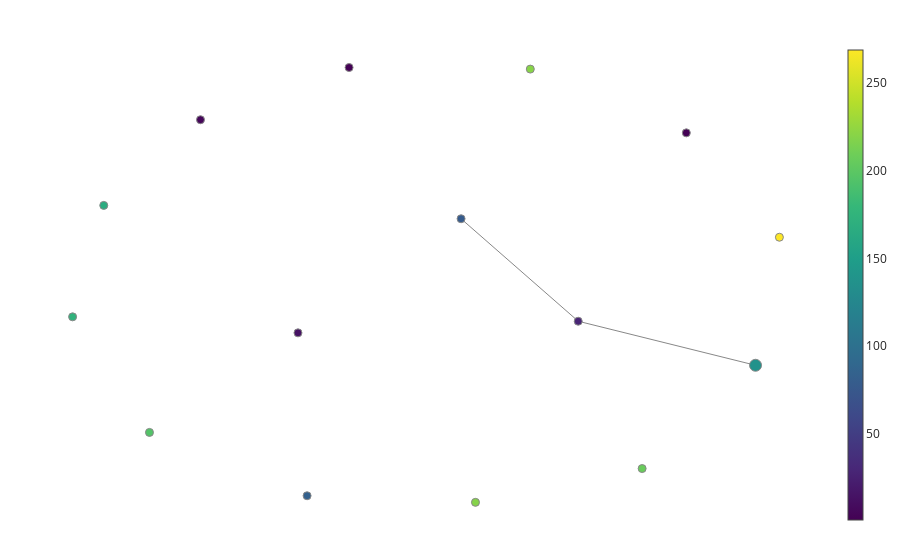

The cell this chart's notebook holds for it:
### Code cell
import gtda.mapper as map
import sklearn.cluster as cluster


filter_func = l1_norm_trans
cover = map.OneDimensionalCover(kind='uniform', n_intervals=10, overlap_frac=0.35)
clusterer = cluster.DBSCAN()

pipe = map.make_mapper_pipeline(
    filter_func=filter_func,
    cover=cover,
    clusterer=None,
    verbose=False,
    n_jobs=1,
)

fig = map.plot_static_mapper_graph(pipe, df_codes_array)
fig.show(config={'scrollZoom': True})

### Figure 1 — Plotly figure (JSON) as saved in the notebook; plotly's stock layout.template omitted (floating-point values rounded to 4 significant figures)
{"data": [{"hoverinfo": "none", "line": {"color": "#888", "width": 1}, "mode": "lines", "name": "edge_trace", "type": "scatter", "uid": "b30be4e7-44d5-4175-b661-0aec7f701083", "x": [1.425, 0.06871, null, 0.06871, -0.8275, null], "y": [-1.221, -0.6927, null, -0.6927, 0.5366, null]}, {"hoverinfo": "text", "hovertext": ["Node ID: 0<br>Pullback set label: 0<br>Partial cluster label: -1<br>Node size: 204<br>Summary statistic: 137.0", "Node ID: 1<br>Pullback set label: 1<br>Partial cluster label: -1<br>Node size: 11<br>Summary statistic: 28.5", "Node ID: 2<br>Pullback set label: 7<br>Partial cluster label: -1<br>Node size: 1<br>Summary statistic: 1.0", "Node ID: 3<br>Pullback set label: 6<br>Partial cluster label: -1<br>Node size: 1<br>Summary statistic: 2.0", "Node ID: 4<br>Pullback set label: 3<br>Partial cluster label: -1<br>Node size: 1<br>Summary statistic: 5.0", "Node ID: 5<br>Pullback set label: 4<br>Partial cluster label: -1<br>Node size: 1<br>Summary statistic: 14.0", "Node ID: 6<br>Pullback set label: 2<br>Partial cluster label: -1<br>Node size: 1<br>Summary statistic: 78.0", "Node ID: 7<br>Pullback set label: 0<br>Partial cluster label: 0<br>Node size: 5<br>Summary statistic: 174.0", "Node ID: 8<br>Pullback set label: 5<br>Partial cluster label: -1<br>Node size: 1<br>Summary statistic: 84.0", "Node ID: 9<br>Pullback set label: 0<br>Partial cluster label: 1<br>Node size: 45<br>Summary statistic: 219.0", "Node ID: 10<br>Pullback set label: 0<br>Partial cluster label: 2<br>Node size: 6<br>Summary statistic: 206.0", "Node ID: 11<br>Pullback set label: 0<br>Partial cluster label: 3<br>Node size: 5<br>Summary statistic: 166.0", "Node ID: 12<br>Pullback set label: 0<br>Partial cluster label: 4<br>Node size: 26<br>Summary statistic: 220.0", "Node ID: 13<br>Pullback set label: 0<br>Partial cluster label: 5<br>Node size: 8<br>Summary statistic: 195.0", "Node ID: 14<br>Pullback set label: 0<br>Partial cluster label: 6<br>Node size: 20<br>Summary statistic: 269.0"], "marker": {"color": [137.0, 28.55, 1, 2, 5, 14, 78, 173.6, 84, 219.1, 206.5, 166.4, 219.8, 195.2, 268.8], "colorbar": {"thickness": 15, "title": {"side": "right", "text": ""}, "xanchor": "left"}, "colorscale": [[0, "#440154"], [0.1111, "#482878"], [0.2222, "#3e4989"], [0.3333, "#31688e"], [0.4444, "#26828e"], [0.5556, "#1f9e89"], [0.6667, "#35b779"], [0.7778, "#6ece58"], [0.8889, "#b5de2b"], [1, "#fde725"]], "line": {"color": "#888", "width": 1}, "opacity": 1, "reversescale": false, "showscale": true, "size": [204, 11, 1, 1, 1, 1, 1, 5, 1, 45, 6, 5, 26, 8, 20], "sizemin": 4, "sizemode": "area", "sizeref": 2.833}, "mode": "markers", "name": "node_trace", "type": "scatter", "uid": "7787a921-605a-4c00-90e3-6bc5610c9350", "x": [1.425, 0.06871, 0.8959, -1.684, -2.821, -2.075, -0.8275, -3.8, -2.006, -0.7172, 0.5579, -3.561, -0.2978, -3.211, 1.608], "y": [-1.221, -0.6927, 1.567, 2.352, 1.725, -0.8322, 0.5366, -0.64, -2.787, -2.866, -2.46, 0.6971, 2.332, -2.027, 0.3149]}], "layout": {"autosize": false, "hovermode": "closest", "margin": {"b": 20, "l": 5, "r": 5, "t": 40}, "showlegend": false, "title": {"text": ""}, "xaxis": {"showgrid": false, "showline": false, "showticklabels": false, "ticks": "", "title": {"text": ""}, "zeroline": false}, "yaxis": {"showgrid": false, "showline": false, "showticklabels": false, "ticks": "", "title": {"text": ""}, "zeroline": false}}}
